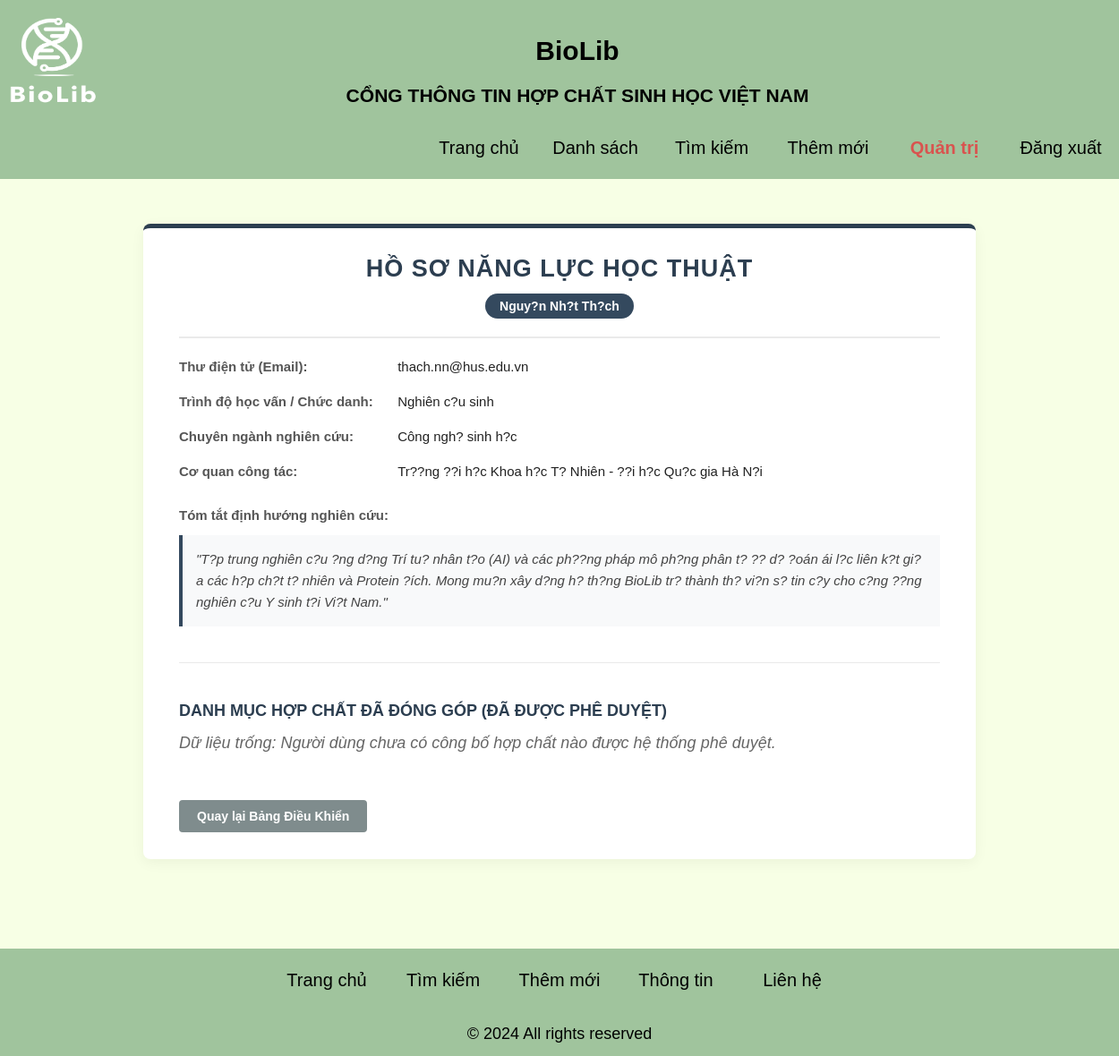
The page /view_user.php?id=11 (signed in) on the database its author committed.
### tables this page shows
CREATE TABLE `users` (
  `id` int(11) NOT NULL,
  `username` varchar(50) NOT NULL,
  `password` varchar(255) NOT NULL,
  `role` enum('user','admin') NOT NULL DEFAULT 'user',
  `email` varchar(100) DEFAULT NULL,
  `fullname` varchar(150) DEFAULT NULL,
  `academic_level` varchar(100) DEFAULT NULL,
  `major` varchar(255) DEFAULT NULL,
  `institution` varchar(255) DEFAULT NULL,
  `research_interests` varchar(255) DEFAULT NULL,
  `academic_statement` text DEFAULT NULL,
  `profile_links` text DEFAULT NULL,
  `publications` varchar(255) DEFAULT NULL
);

### view_user.php (the view, shortened to what this page needs)
<?php
include_once 'connectdb.php';
$user_id = mysqli_real_escape_string($conn, $_GET['id']);
$sql_user = "SELECT * FROM users WHERE id = '$user_id'";
$result_user = mysqli_query($conn, $sql_user);
$user = mysqli_fetch_assoc($result_user);
$sql_compounds = "SELECT stt, new_stt, name, cid, origin FROM compoundbiolib
                  WHERE created_by = '$user_id' AND status = 'approved'
                  ORDER BY stt DESC";
$result_compounds = mysqli_query($conn, $sql_compounds);
include_once 'header.php';
?>
<!DOCTYPE html>
<html lang="vi">
<head>
</head>
<body>
    <div class="profile-container">
        <div class="profile-header">
            <h2>Hồ Sơ Năng Lực Học Thuật</h2>
            <div class="badge">
                <?php echo htmlspecialchars($user['fullname'] ? $user['fullname'] : $user['username']); ?>
            </div>
        </div>
        <div class="info-group">
            <span class="info-label">Thư điện tử (Email):</span>
            <span class="info-value"><?php echo htmlspecialchars($user['email'] ? $user['email'] : 'Chưa cập nhật'); ?></span>
        </div>
        <div class="info-group">
            <span class="info-label">Trình độ học vấn / Chức danh:</span>
            <span class="info-value"><?php echo htmlspecialchars($user['academic_level'] ? $user['academic_level'] : 'Chưa cập nhật'); ?></span>
        </div>
        <div class="info-group">
            <span class="info-label">Chuyên ngành nghiên cứu:</span>
            <span class="info-value"><?php echo htmlspecialchars($user['major'] ? $user['major'] : 'Chưa cập nhật'); ?></span>
        </div>
        <div class="info-group">
            <span class="info-label">Cơ quan công tác:</span>
            <span class="info-value"><?php echo htmlspecialchars($user['institution'] ? $user['institution'] : 'Chưa cập nhật'); ?></span>
        </div>
        <div class="info-group" style="margin-top: 25px;">
            <span class="info-label" style="width: 100%;">Tóm tắt định hướng nghiên cứu:</span>
            <div class="statement-box">
                "<?php echo nl2br(htmlspecialchars($user['academic_statement'] ? $user['academic_statement'] : 'Hệ thống chưa ghi nhận thông tin học thuật từ người dùng này.')); ?>"
            </div>
        </div>
        <div class="compound-list-section">
            <h3>Danh Mục Hợp Chất Đã Đóng Góp (Đã Được Phê Duyệt)</h3>
            <?php if (mysqli_num_rows($result_compounds) > 0): ?>
                <table class="compound-table">
                    <thead>
                        <tr>
                            <th>STT</th>
                            <th>Danh pháp hợp chất</th>
                            <th>Mã định danh CID</th>
                            <th>Nguồn gốc</th>
                            <th>Thao tác</th>
                        </tr>
                    </thead>
                    <tbody>
                        <?php while($row = mysqli_fetch_assoc($result_compounds)): ?>
                        <tr>
                            <td><?php echo htmlspecialchars($row['new_stt']); ?></td>
                            <td><strong><?php echo htmlspecialchars($row['name']); ?></strong></td>
                            <td><?php echo htmlspecialchars($row['cid']); ?></td>
                            <td><?php echo htmlspecialchars($row['origin']); ?></td>
                            <td>
                                <a href="edit.php?id=<?php echo urlencode($row['stt']); ?>" class="view-link">Xem chi tiết</a>
                            </td>
                        </tr>
                        <?php endwhile; ?>
                    </tbody>
                </table>
            <?php else: ?>
                <p style="color: #666; font-style: italic; margin-top: 15px;">Dữ liệu trống: Người dùng chưa có công bố hợp chất nào được hệ thống phê duyệt.</p>
            <?php endif; ?>
        </div>
        <a href="admin_dashboard.php" class="btn-back">Quay lại Bảng Điều Khiển</a>
    </div>
</body>
<?php include_once 'footer.php'; ?>
</html>

### header.php (style rules this page uses)
body { font-family: "Arial"; font-size: 18px; margin: 0; height: 100vh; background: rgb(247, 255, 229); color: #000; }
:root { --color-primary: rgb(247, 255, 229); }
a { cursor: pointer; text-align: right; display: block; }

### view_user.php (style rules this page uses)
.profile-container { width: 850px; margin: 50px auto 100px auto; background: #fff; padding: 30px 40px; border-radius: 8px; box-shadow: 0 4px 15px rgba(0,0,0,0.05); border-top: 5px solid #2c3e50; }
.profile-header { text-align: center; border-bottom: 2px solid #eaeaea; padding-bottom: 20px; margin-bottom: 20px; }
.profile-header h2 { margin: 0; color: #2c3e50; font-family: Arial, sans-serif; text-transform: uppercase; letter-spacing: 1px; }
.badge { display: inline-block; background-color: #34495e; color: #ffffff; padding: 6px 16px; border-radius: 15px; font-size: 14px; font-weight: bold; margin-top: 12px; }
.info-group { margin-bottom: 15px; font-size: 15px; line-height: 1.6; color: #333; }
.info-label { font-weight: bold; color: #555; display: inline-block; width: 240px; }
.info-value { color: #222; font-weight: 500; }
.statement-box { background-color: #f8f9fa; border-left: 4px solid #34495e; padding: 15px; margin-top: 10px; font-style: italic; color: #444; line-height: 1.6; }
.compound-list-section { margin-top: 40px; border-top: 1px solid #eaeaea; padding-top: 25px; }
.compound-list-section h3 { color: #2c3e50; font-size: 18px; margin-bottom: 15px; text-transform: uppercase; }
.btn-back { display: inline-block; background-color: #7f8c8d; color: white; padding: 10px 20px; text-decoration: none; border-radius: 4px; font-weight: bold; margin-top: 35px; transition: background-color 0.3s; font-size: 14px; }

### footer.php (style rules this page uses)
body { margin: 0; padding-bottom: 50px; min-height: 100vh; position: relative; }

### rows shown on the page
users: fullname "Nguy?n Nh?t Th?ch", email "thach.nn@hus.edu.vn", academic_level "Nghiên c?u sinh", major "Công ngh? sinh h?c", institution "Tr??ng ??i h?c Khoa h?c T? Nhiên - ??i h?c Qu?c gia Hà N?i", academic_statement "T?p trung nghiên c?u ?ng d?ng Trí tu? nhân t?o (AI) và các ph??ng pháp mô ph?ng phân t? ?? d? ?oán ái l?c liên k?t gi?a các h?p ch?t t? nhiên và Protein ?ích. Mong mu?n xây d?ng h? th?ng BioLib tr? thành th? vi?n s? tin c?y cho c?ng ??ng nghiên c?u Y sinh t?i Vi?t Nam."
